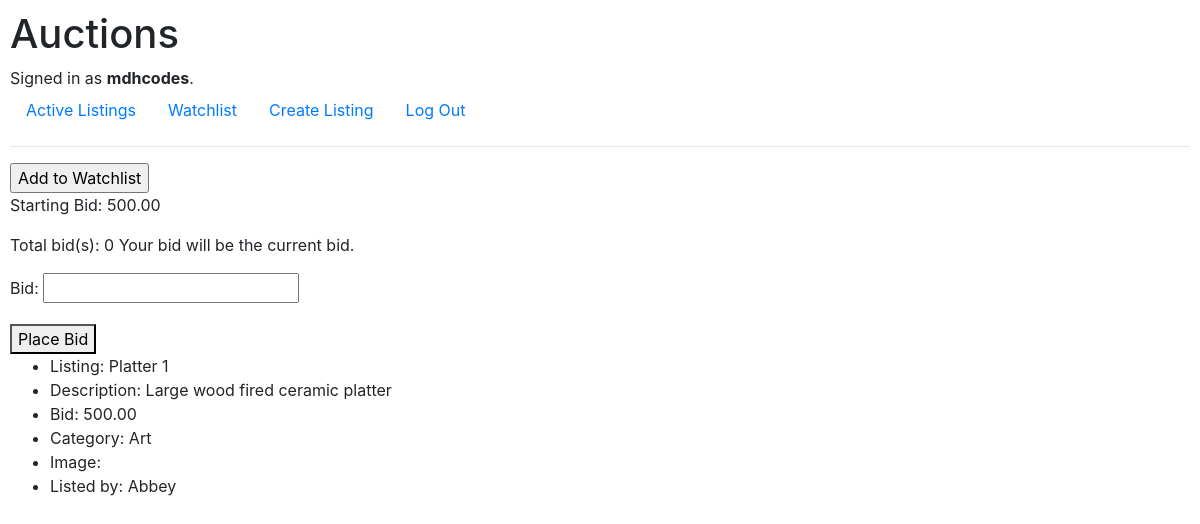
Screenshot of /listing/2 (signed in) with the database file from the repository.
### auctions/models.py (models this page shows, shortened)
class User(AbstractUser):
    pass # Pass = placeholder for future code. Python will do nothing when it sees the 'pass' statement.

class Listing(models.Model):
    title = models.CharField(max_length=100)
    description = models.TextField()
    category = models.CharField(max_length=100, blank=True) # blank=True - field may be empty.)
    image = models.ImageField(upload_to="images/") # blank=True - field may be empty. # Image files are uploaded to the media/images directory through the admin account. However, image files are not uploaded (to this directory) from the user.
    bid = models.DecimalField(max_digits=19, decimal_places=2, validators=[MinValueValidator(Decimal("0.01"))]) #, default=00.00) # "Stores numbers up to one billion with a resolution of 4 decimal places."
    watchlist = models.ManyToManyField(User, blank=True, related_name="watch_list") # blank=True means a Listing can have no users watching it.
    createdBy = models.ForeignKey(User, on_delete=models.CASCADE, related_name="user") # If a user is deleted, all listings posted by that user are deleted as well.

### auctions/views.py (the view)
# urls.py: path("listing/<int:id>", views.listing, name="listing"),
def listing(request, id):
    item_id = id
    listing_data = Listing.objects.filter(pk=item_id) #.values() # Returns iterable QuerySet with or without .values()
    user_name = request.user
    get_listing_data = Listing.objects.get(pk=item_id) # Retrieves a single Listing object - Returns title / category
    watchlist_data = get_listing_data.watchlist.all() # Returns QuerySet of users linked to the listing's watchlist.
    user_is_watching = user_name in watchlist_data
    form = CreateBidForm()
    last_bid = Listing.objects.values_list("bid", flat=True).get(pk=item_id) # Returns bid for specified item or listing.
    total_bids = len(Bid.objects.filter(listing_id=item_id)) # All bids on one listing.
    starting_bid = True if total_bids == 0 else False
    context = {
        "listing_data": listing_data,
        "item_id": item_id,
        "user_is_watching": user_is_watching,
        "bid": last_bid,
        "total_bids": total_bids,
        "starting_bid": starting_bid,
        "form": form
    }
    return render(request, "auctions/listing.html", context)

### auctions/forms.py
class CreateBidForm(forms.ModelForm):
    class Meta:
        model = Bid
        fields = "__all__"
        widgets = {
            "listing": forms.HiddenInput(),
            "placedBy": forms.HiddenInput()
        }

### auctions/templates/auctions/listing.html (shortened to what this page needs)
{% extends "auctions/layout.html" %}
{% block body %}
    <div>
        {% if user.is_authenticated %}
            {% if user_is_watching %}
                <form action="{% url 'remove_from_watchlist' item_id %}" method="post">
                    {% csrf_token %}
                    <input type="submit" value="Remove from Watchlist">
                </form>
            {% else %}
                <form action="{% url 'add_to_watchlist' item_id %}" method="post">
                    <input type="submit" value="Add to Watchlist">
                </form>
            {% endif %}
            {% if starting_bid %}
                <p>Starting Bid: {{ bid }}</p>
                {% else %}
                    <p>Current Bid: {{ bid }}</p>
            {% endif %}
            <p>Total bid(s): {{ total_bids }} Your bid will be the current bid.</p>
            <form action="{% url 'bid' item_id %}" method="post">
                {{ form.as_p }}
                <button type="submit">Place Bid</button>
            </form>
        {% endif %}
    </div>
    <ul>
        {% for data in listing_data %}
            <li>Listing: {{ data.title }}</li>
            <li>Description: {{ data.description }}</li>
            <li>Bid: {{ data.bid }}</li>
            <li>Category: {{ data.category }}</li>
            <li>Image: {{ data.image }}</li>
            <li>Listed by: {{ data.createdBy }}</li>
        {% endfor %}
    </ul>
{% endblock %}

### auctions/templates/auctions/layout.html (shortened to what this page needs)
{% load static %}
<!DOCTYPE html>
<html lang="en">
    <head>
        <link rel="stylesheet" href="https://stackpath.bootstrapcdn.com/bootstrap/4.4.1/css/bootstrap.min.css">
        <link href="{% static 'auctions/styles.css' %}" rel="stylesheet">
    </head>
    <body>
        <h1>Auctions</h1>
        <div>
            {% if user.is_authenticated %}
                Signed in as <strong>{{ user.username }}</strong>.
            {% else %}
                Not signed in.
            {% endif %}
        </div>
        <ul class="nav">
            <li class="nav-item">
                <a class="nav-link" href="{% url 'index' %}">Active Listings</a>
            </li>
            {% if user.is_authenticated %}
                <li>
                    <a class="nav-link" href="{% url 'watchList' %}">Watchlist</a>
                </li>
                <li>
                    <a class="nav-link" href="{% url 'new_listing' %}">Create Listing</a>
                </li>
                <li class="nav-item">
                    <a class="nav-link" href="{% url 'logout' %}">Log Out</a>
                </li>
            {% endif %}
        </ul>
        <hr>
        {% block body %}
        {% endblock %}
    </body>
</html>

### auctions/static/auctions/styles.css (style rules this page uses)
body { padding: 10px; }

### rows the page displays
User: username "mdhcodes"
Listing: title "Platter 1", description "Large wood fired ceramic platter", bid "500.00", category "Art", createdBy "Abbey"

### other values shown
{{ bid }} "500.00"
{{ total_bids }} "0"
